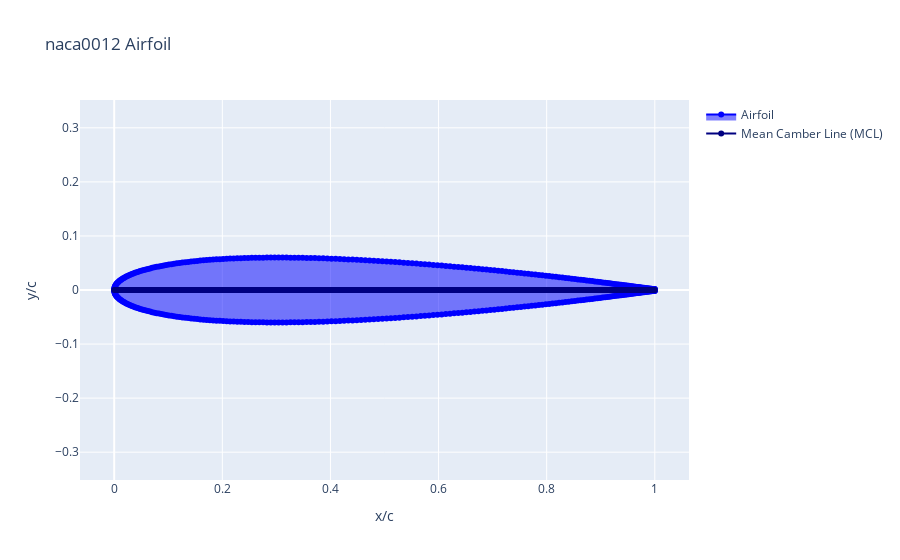

Here is the notebook cell this chart was saved with:
### Code cell
airfoil = Airfoil(name="naca0012")
airfoil.draw()

### Figure 1 — Plotly figure (JSON) as saved in the notebook; plotly's stock layout.template omitted (floating-point values rounded to 4 significant figures; data arrays with more than 128 entries replaced by an {"elided": "..."} marker saying what was removed)
{"data": [{"fill": "toself", "line": {"color": "blue"}, "mode": "lines+markers", "name": "Airfoil", "type": "scatter", "x": {"elided": "399 float values"}, "y": {"elided": "399 float values"}}, {"line": {"color": "navy"}, "mode": "lines+markers", "name": "Mean Camber Line (MCL)", "type": "scatter", "x": {"elided": "399 float values"}, "y": {"elided": "399 int values"}}], "layout": {"autosize": true, "title": {"text": "naca0012 Airfoil"}, "xaxis": {"autorange": true, "domain": [0, 1], "range": [-0.06171, 1.062], "title": {"text": "x/c"}, "type": "linear"}, "yaxis": {"autorange": true, "domain": [0, 1], "range": [-0.1329, 0.1329], "scaleanchor": "x", "scaleratio": 1, "title": {"text": "y/c"}, "type": "linear"}}}
